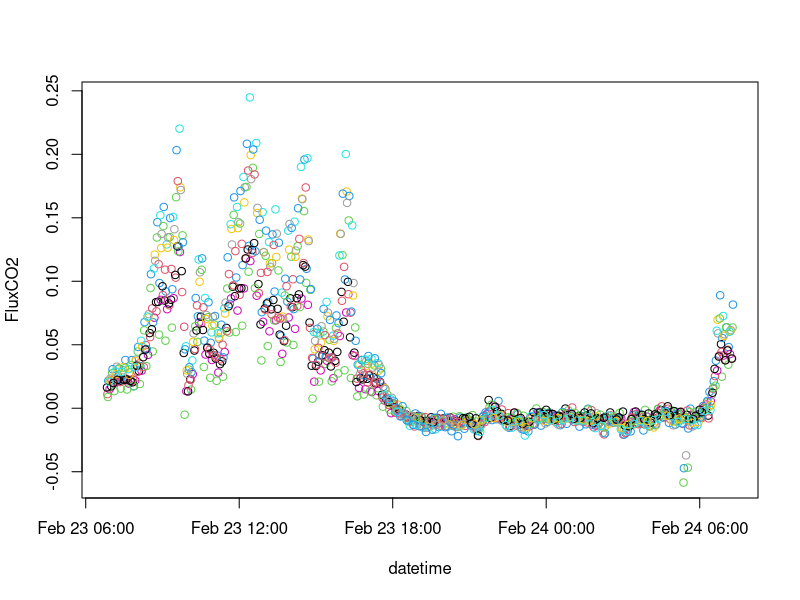

The R script that drew this image:

# read in chamber flux data ----------------------------------------------

chamflux <- read.csv("data/chamberflux_15m.csv")
library(lubridate)  
chamflux$date <- as.Date(chamflux$date, tz='Australia/Sydney')
chamflux$datetime <- ymd_hms(chamflux$datetime, tz='Australia/Sydney')
chamflux$id <- paste(chamflux$campaign, chamflux$day, sep="-")

# simple plots ------------------------------------------------------------

chamlist <- ls()

chamlist <- split(chamflux, "id")


plot(FluxCO2 ~ datetime, col=chamber, data=chamflux[chamflux$id == "4-2",])


##calculate ci from flux data

test <-chamflux[chamflux$id == "4-2",]
